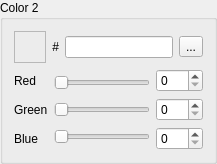
        <widget class="QGroupBox" name="group_2">
         <property name="title">
          <string>Color 2</string>
         </property>
         <layout class="QFormLayout" name="formLayout_39">
          <item row="0" column="0">
           <widget class="QFrame" name="colorFrame_2">
            <property name="minimumSize">
             <size>
              <width>32</width>
              <height>32</height>
             </size>
            </property>
            <property name="maximumSize">
             <size>
              <width>32</width>
              <height>32</height>
             </size>
            </property>
            <property name="frameShape">
             <enum>QFrame::StyledPanel</enum>
            </property>
            <property name="frameShadow">
             <enum>QFrame::Raised</enum>
            </property>
           </widget>
          </item>
          <item row="1" column="0" colspan="2">
           <widget class="QFrame" name="frame_135">
            <property name="frameShape">
             <enum>QFrame::NoFrame</enum>
            </property>
            <property name="frameShadow">
             <enum>QFrame::Raised</enum>
            </property>
            <layout class="QHBoxLayout" name="horizontalLayout_39">
             <property name="leftMargin">
              <number>0</number>
             </property>
             <property name="topMargin">
              <number>0</number>
             </property>
             <property name="rightMargin">
              <number>0</number>
             </property>
             <property name="bottomMargin">
              <number>0</number>
             </property>
             <item>
              <widget class="QFrame" name="frame_136">
               <property name="frameShape">
                <enum>QFrame::NoFrame</enum>
               </property>
               <property name="frameShadow">
                <enum>QFrame::Raised</enum>
               </property>
               <layout class="QVBoxLayout" name="verticalLayout_77">
                <property name="leftMargin">
                 <number>0</number>
                </property>
                <property name="topMargin">
                 <number>0</number>
                </property>
                <property name="rightMargin">
                 <number>0</number>
                </property>
                <property name="bottomMargin">
                 <number>0</number>
                </property>
                <item>
                 <widget class="QLabel" name="label_77">
                  <property name="text">
                   <string>Red</string>
                  </property>
                 </widget>
                </item>
                <item>
                 <widget class="QLabel" name="label_78">
                  <property name="text">
                   <string>Green</string>
                  </property>
                 </widget>
                </item>
                <item>
                 <widget class="QLabel" name="label_79">
                  <property name="text">
                   <string>Blue</string>
                  </property>
                 </widget>
                </item>
               </layout>
              </widget>
             </item>
             <item>
              <widget class="QFrame" name="frame_137">
               <property name="frameShape">
                <enum>QFrame::NoFrame</enum>
               </property>
               <property name="frameShadow">
                <enum>QFrame::Raised</enum>
               </property>
               <layout class="QVBoxLayout" name="verticalLayout_78">
                <property name="leftMargin">
                 <number>0</number>
                </property>
                <property name="topMargin">
                 <number>0</number>
                </property>
                <property name="rightMargin">
                 <number>0</number>
                </property>
                <property name="bottomMargin">
                 <number>0</number>
                </property>
                <item>
                 <widget class="QSlider" name="slider_red_2">
                  <property name="maximum">
                   <number>31</number>
                  </property>
                  <property name="pageStep">
                   <number>4</number>
                  </property>
                  <property name="orientation">
                   <enum>Qt::Horizontal</enum>
                  </property>
                 </widget>
                </item>
                <item>
                 <widget class="QSlider" name="slider_green_2">
                  <property name="maximum">
                   <number>31</number>
                  </property>
                  <property name="pageStep">
                   <number>4</number>
                  </property>
                  <property name="orientation">
                   <enum>Qt::Horizontal</enum>
                  </property>
                 </widget>
                </item>
                <item>
                 <widget class="QSlider" name="slider_blue_2">
                  <property name="maximum">
                   <number>31</number>
                  </property>
                  <property name="pageStep">
                   <number>4</number>
                  </property>
                  <property name="orientation">
                   <enum>Qt::Horizontal</enum>
                  </property>
                 </widget>
                </item>
               </layout>
              </widget>
             </item>
             <item>
              <widget class="QFrame" name="frame_138">
               <property name="frameShape">
                <enum>QFrame::NoFrame</enum>
               </property>
               <property name="frameShadow">
                <enum>QFrame::Raised</enum>
               </property>
               <layout class="QVBoxLayout" name="verticalLayout_79">
                <property name="leftMargin">
                 <number>0</number>
                </property>
                <property name="topMargin">
                 <number>0</number>
                </property>
                <property name="rightMargin">
                 <number>0</number>
                </property>
                <property name="bottomMargin">
                 <number>0</number>
                </property>
                <item>
                 <widget class="QSpinBox" name="spin_red_2">
                  <property name="maximum">
                   <number>255</number>
                  </property>
                  <property name="singleStep">
                   <number>8</number>
                  </property>
                 </widget>
                </item>
                <item>
                 <widget class="QSpinBox" name="spin_green_2">
                  <property name="maximum">
                   <number>255</number>
                  </property>
                  <property name="singleStep">
                   <number>8</number>
                  </property>
                 </widget>
                </item>
                <item>
                 <widget class="QSpinBox" name="spin_blue_2">
                  <property name="maximum">
                   <number>255</number>
                  </property>
                  <property name="singleStep">
                   <number>8</number>
                  </property>
                 </widget>
                </item>
               </layout>
              </widget>
             </item>
            </layout>
           </widget>
          </item>
          <item row="0" column="1">
           <widget class="QFrame" name="frame_139">
            <property name="frameShape">
             <enum>QFrame::NoFrame</enum>
            </property>
            <property name="frameShadow">
             <enum>QFrame::Raised</enum>
            </property>
            <layout class="QVBoxLayout" name="verticalLayout_80">
             <property name="leftMargin">
              <number>0</number>
             </property>
             <property name="topMargin">
              <number>0</number>
             </property>
             <property name="rightMargin">
              <number>0</number>
             </property>
             <property name="bottomMargin">
              <number>0</number>
             </property>
             <item>
              <widget class="QFrame" name="frame_140">
               <property name="frameShape">
                <enum>QFrame::NoFrame</enum>
               </property>
               <property name="frameShadow">
                <enum>QFrame::Raised</enum>
               </property>
               <layout class="QGridLayout" name="gridLayout_4">
                <property name="leftMargin">
                 <number>0</number>
                </property>
                <property name="topMargin">
                 <number>0</number>
                </property>
                <property name="rightMargin">
                 <number>0</number>
                </property>
                <property name="bottomMargin">
                 <number>0</number>
                </property>
                <item row="0" column="0">
                 <widget class="QFrame" name="frame_141">
                  <property name="frameShape">
                   <enum>QFrame::NoFrame</enum>
                  </property>
                  <property name="frameShadow">
                   <enum>QFrame::Raised</enum>
                  </property>
                  <layout class="QFormLayout" name="formLayout_40">
                   <property name="leftMargin">
                    <number>0</number>
                   </property>
                   <property name="topMargin">
                    <number>0</number>
                   </property>
                   <property name="rightMargin">
                    <number>0</number>
                   </property>
                   <property name="bottomMargin">
                    <number>0</number>
                   </property>
                   <item row="0" column="0">
                    <widget class="QLabel" name="label_80">
                     <property name="text">
                      <string>#</string>
                     </property>
                     <property name="alignment">
                      <set>Qt::AlignRight|Qt::AlignTrailing|Qt::AlignVCenter</set>
                     </property>
                    </widget>
                   </item>
                   <item row="0" column="1">
                    <widget class="QLineEdit" name="hex_2"/>
                   </item>
                  </layout>
                 </widget>
                </item>
                <item row="0" column="1">
                 <widget class="QToolButton" name="pick_2">
                  <property name="text">
                   <string>...</string>
                  </property>
                  <property name="icon">
                   <iconset resource="../resources/images.qrc">
                    <normaloff>:/icons/pipette.ico</normaloff>:/icons/pipette.ico</iconset>
                  </property>
                 </widget>
                </item>
               </layout>
              </widget>
             </item>
            </layout>
           </widget>
          </item>
         </layout>
        </widget>
